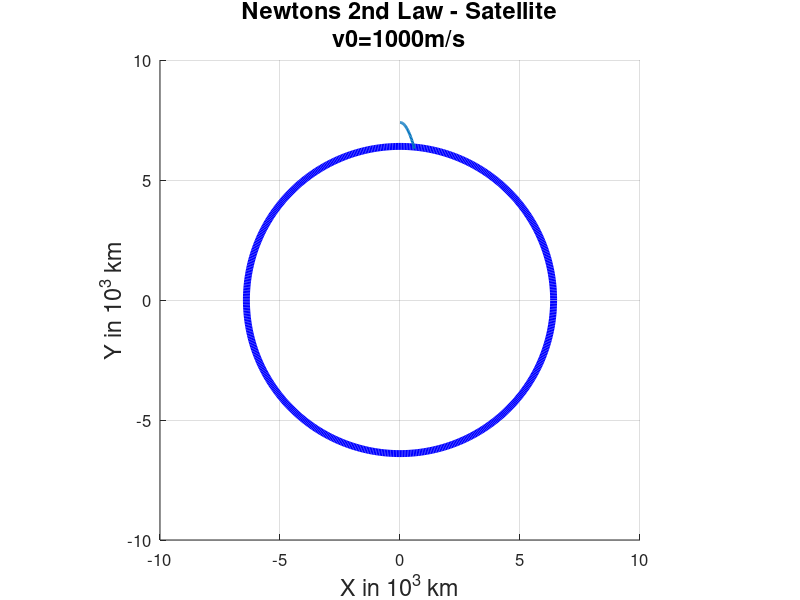

MATLAB code to generate this figure:
%Topic: Newtons 2nd Law, exemplified by projectile

%=====dialog box asking user for input========
input = inputdlg ({"Starting Velocity v0"},...
                   "Projectile Motion",[1,20],{"1000"});           %getting user imput
vx=v0=str2num(input{1});                                                           %velocity converted from user input

%=====preparing window========================
figure('units','norm','position',[.1 .1 .8 .7],'color',[.9 .9 .9],...
       'name', "Newtons 2nd Law");                                              %Creating Window
a = axes('position',[.1 .1 .8 .8],'color',[1 1 1],'fontsize',[12]);             %Creating Axis
txt = ["Newtons 2nd Law - Satellite\nv0=" num2str(v0) "m/s"];                  %preparing  string
a : title (txt,'fontsize',[17]);                                                %titleing diagram
a : xlabel ("X in 10^3 km",'fontsize',[17]);                                         %labeling y axis
a : ylabel ("Y in 10^3 km",'fontsize',[17]);                                         %labeling x axis
grid on;                                                                        %turing on the grid in coordinate system
drawnow;                                                                        %drawing the system

%=====setting initial conditions==============
Me=5.97*10^24;                                  %setting mass of earth
Re=6400;                                      %setting radius of earth
G=6.67*10^(-11);                              %setting G
GMe=Me*G;                                     %getting new single constant
Rs=Re+1000;                                   %setting satellite radius
x=x0=vy=0;                                       %setting intial values
y0=7.4;
y=7.4;                                        %setting y to starting position
dt=.02;                                       %setting interval
k=1;                                          %initializing k
axis('equal',[-10 10 -10 10]);                %setting axis limits
vy=0;
alpha=pi/2;

%=====drawing earth===========================
for fi=0:.01:2*pi;                            
X_earth(k)=6.4*cos(fi);
Y_earth(k)=6.4*sin(fi);
k=k+1;
endfor;
h_earth=line(X_earth,Y_earth,'linewidth',[5],'color','blue');                   %drawing earth

%=====declaring function for acceleration x===
function ax=funVX(t,x,vx,alpha,y);
  GMe=5.*10^24*6.67*10^(-11);                 %product of G and Me
  Rs=6400000+1000000;                               %setting satellite radius
  ax=-abs(cos(alpha))*GMe/((Rs^2));
endfunction;

%=====declaring function for velocity x=======
function Vx=funX(t,x,vx,alpha,v0);
  Vx=vx;
endfunction;

%=====declaring function for acceleration y===
function ay=funVY(t,y,vy,alpha);
  GMe=5.*10^24*6.67*10^(-11);                 %product of G and Me
  Rs=6400000+1000000;                               %setting satellite radius
  ay=-abs(sin(alpha))*GMe/((Rs^2));
endfunction;

%=====declaring function for velocity y=======
function Vy=funY(t,y,vy,alpha,v0);
  Vy=vy;                  
endfunction;

%=====loop for time progression and graphing==
for t=0:dt:10000;
  %=====X variable============================
  %---calculating k1---
  k1x=funX(t,x,vx,alpha,v0);
  k1Vx=funVX(t,x,vx,alpha,y);
  %---calculating k2---
  k2x=funX(t+dt/2,x+k1x*dt/2,vx+k1Vx*dt/2,alpha,v0);
  k2Vx=funVX(t+dt/2,x+k1x*dt/2,vx+k1Vx*dt/2,alpha,y);
  %---calculating k3---
  k3x=funX(t+dt/2,x+k2x*dt/2,vx+k2Vx*dt/2,alpha,v0);
  k3Vx=funVX(t+dt/2,x+k2x*dt/2,vx+k2Vx*dt/2,alpha,y);
  %---calculating k4---
  k4x=funX(t+dt,x+k3x*dt,vx+k3Vx*dt,alpha,v0);
  k4Vx=funVX(t+dt,x+k3x*dt,vx+k3Vx*dt,alpha,y);
  %---calculating new x---
  x=x+(k1x+2*k2x+2*k3x+k4x)*dt/6000;
  %---calculating new vx---
  vx=vx+(k1Vx+2*k2Vx+2*k3Vx+k4Vx)*dt/6;
  
  %=====Y variable============================
  %---calculating k1---
  k1y=funY(t,y,vy,alpha,v0);
  k1Vy=funVY(t,y,vy,alpha);
  %---calculating k2---
  k2y=funY(t+dt/2,y+k1y*dt/2,vy+k1Vy*dt/2,alpha,v0);
  k2Vy=funVY(t+dt/2,y+k1y*dt/2,vy+k1Vy*dt/2,alpha);
  %---calculating k3---
  k3y=funY(t+dt/2,y+k2y*dt/2,vy+k2Vy*dt/2,alpha,v0);
  k3Vy=funVY(t+dt/2,y+k2y*dt/2,vy+k2Vy*dt/2,alpha);
  %---calculating k4---
  k4y=funY(t+dt,y+k3y*dt,vy+k3Vy*dt,alpha,v0);
  k4Vy=funVY(t+dt,y+k3y*dt,vy+k3Vy*dt,alpha);
  %---calculating new y---
  y=y+(k1y+2*k2y+2*k3y+k4y)*dt/6;
  %---calculating new vy---
  vy=vy+(k1Vy+2*k2Vy+2*k3Vy+k4Vy)*dt/6;

  %===creating line of y and x================
  line([x0 x],[y0 y],'linewidth',[2]);        %line of x and y
  %---storing variables for next line---------
  x0=x;
  y0=y; 
  %---drawing line----------------------------
  drawnow;
  alpha=atan2(y,x);
  %===Breack if projectile hits the ground====
  if sqrt(x^2+y^2)<6.4;
    break;
  endif;
    
  if sqrt(x^2+y^2)>104;
    break;
  endif;  
endfor;
